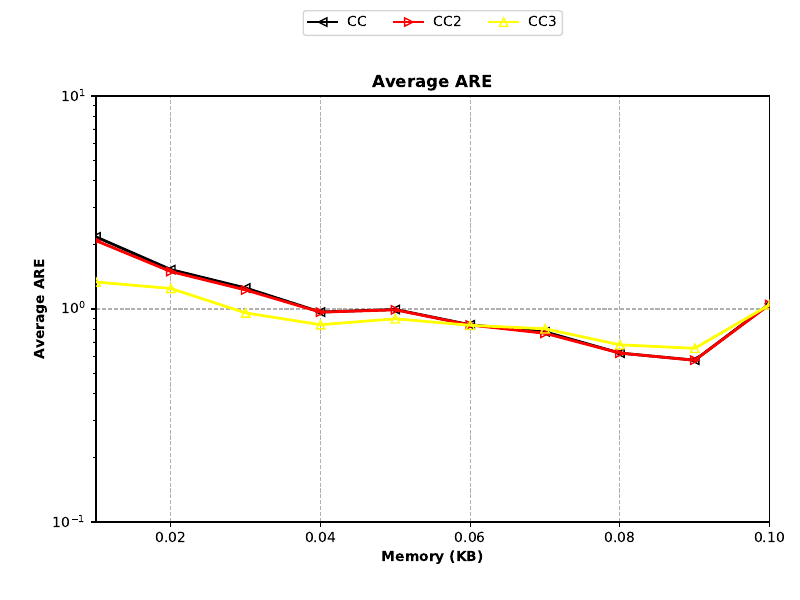

Python code for this plot:
import pandas as pd
import matplotlib.pyplot as plt
import csv

data = pd.read_csv('output.csv')

keys = ["CC", "CC2", "CC3"]
labels = {"CC": "CC", "CC2": "CC2", "CC3": "CC3"}
colors = {"CC": "black", "CC2": "red", "CC3": "yellow"}

insertThroughput = {}
queryThroughput = {}
AAE = {}
ARE = {}

with open('output.csv', newline='') as csvfile:
    reader = csv.reader(csvfile, delimiter=',', quotechar='|')
    next(reader)
    for row in reader:
        mem = float(row[0])
        func = str(row[1])
        throughput_insert = float(row[2])
        throughput_query = float(row[3])
        aae = float(row[4])
        are = float(row[5])
        if aae == 0.0:
            aae = 10**-3
        if are == 0.0:
            are = 10**-3
    
        if (mem, func) not in insertThroughput:
            insertThroughput[(mem, func)] = []
            queryThroughput[(mem, func)] = []
            AAE[(mem, func)] = []
            ARE[(mem, func)] = []
    
        insertThroughput[(mem, func)].append(throughput_insert)
        queryThroughput[(mem, func)].append(throughput_query)
        AAE[(mem, func)].append(aae)
        ARE[(mem, func)].append(are)
       
average_insertThroughput = {}
average_queryThroughput = {}
average_AAE = {}
average_ARE = {}

for (mem, func), values in insertThroughput.items():
    average_insertThroughput[(mem, func)] = sum(values) / len(values)

for (mem, func), values in queryThroughput.items():
    average_queryThroughput[(mem, func)] = sum(values) / len(values)

for (mem, func), values in AAE.items():
    average_AAE[(mem, func)] = sum(values) / len(values)

for (mem, func), values in ARE.items():
    average_ARE[(mem, func)] = sum(values) / len(values)


markers = ['<', '>', '^', 'v', 'x', 'd', 's', '*', 'h', 'H', 'D', 'd', 'P']

plt.grid(True, linestyle='--', axis='y')
plt.grid(True, linestyle='--', axis='x')

plt.figure(figsize=(8, 6))

ax1 = plt.subplot(111)

for index, func in enumerate(keys):
    mems = [mem_func[0] for mem_func in average_ARE.keys() if mem_func[1] == func]
    are = [average_ARE[(mem, func)] for mem in mems]
    ax1.plot(mems, are, marker=markers[index], label=labels[func], linestyle='-',
             alpha=1, linewidth=2, markerfacecolor='none', zorder=105, color=colors[func])

plt.title('Average ARE', fontweight='bold', fontsize=12)
plt.xlabel('Memory (KB)', fontweight='bold', fontsize=10)
plt.ylabel('Average ARE', fontweight='bold', fontsize=10)
plt.grid(True, linestyle='--', axis='y')
plt.grid(True, linestyle='--', axis='x')
plt.xlim(min(mems), max(mems))  
plt.ylim(10**-1, 10**1)  
plt.legend(bbox_to_anchor=(0.5, 1.2), ncol=3, loc='upper center', borderaxespad=0)
plt.yscale('log')
plt.tight_layout()

filepath = 'figure_are.pdf'
plt.subplots_adjust(wspace=0.4, hspace=0.4, bottom=0.13, left=0.12, top=0.84)
plt.savefig(filepath)
plt.show()
